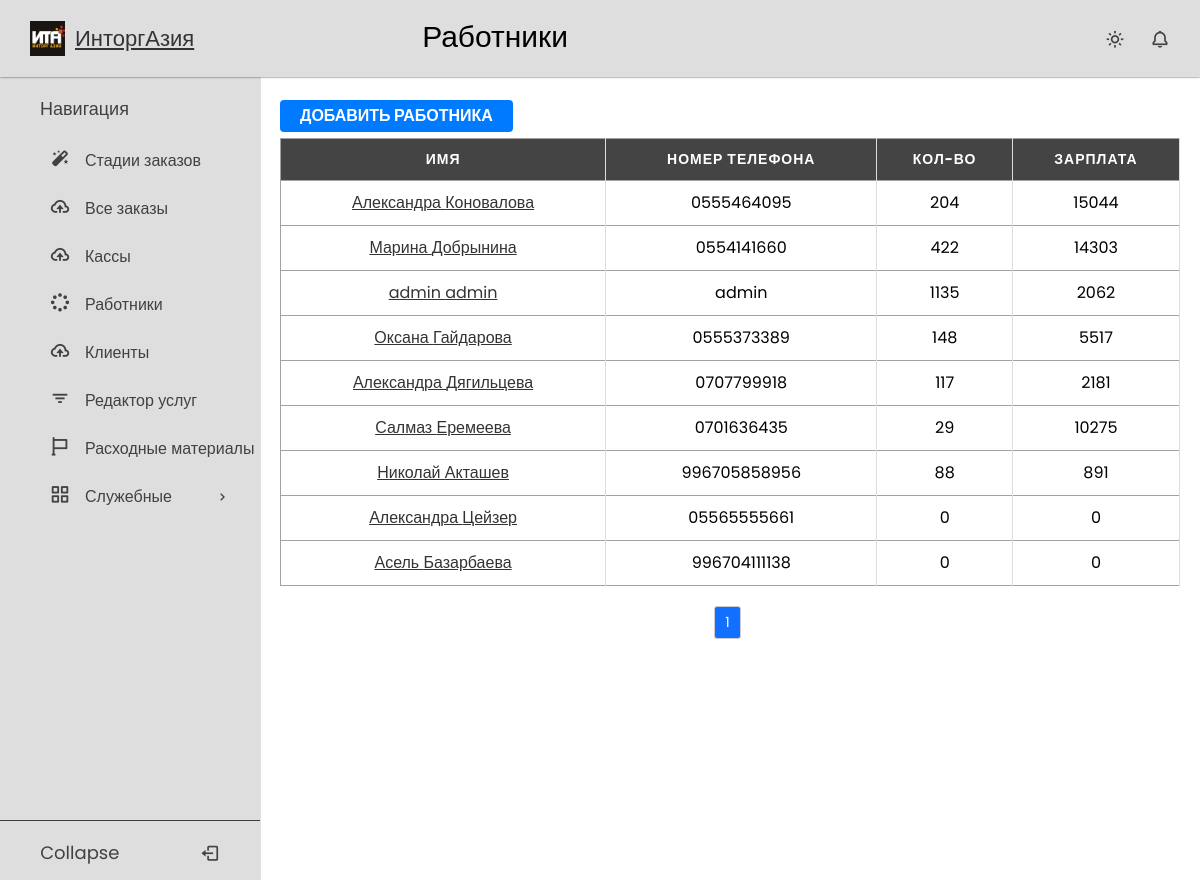
/employers/ (signed in), run on the app's committed database.
### users/models.py (models this page shows, shortened)
class User(AbstractBaseUser, PermissionsMixin):
    disabled = models.BooleanField(default=False)
    username = models.CharField(max_length=100, blank=True, null=True, unique=True, help_text='Номер телефона')
    first_name = models.CharField(max_length=254)
    last_name = models.CharField(max_length=254)
    is_staff = models.BooleanField(default=False)
    is_superuser = models.BooleanField(default=False)
    is_active = models.BooleanField(default=True)
    last_login = models.DateTimeField(null=True, blank=True)
    date_joined = models.DateTimeField(null=True, auto_now=True)
    joined_date = models.DateTimeField(default=timezone.now)
    user_type = models.CharField(max_length=20, choices=UserType.choices, default=UserType.CLIENT)
    discount = models.ForeignKey(DiscountType, on_delete=models.PROTECT, blank=True, null=True)
    money = models.IntegerField(default=0)
    profit = models.IntegerField(default=0)
    product_count = models.IntegerField(default=0, blank=True, null=True)
    referal_money = models.IntegerField(default=0, blank=True, null=True)
    referral = models.ForeignKey('self', on_delete=models.SET_NULL, blank=True, null=True)
    class Meta:
        ordering = ('disabled','-product_count')
    USERNAME_FIELD = 'username'
    REQUIRED_FIELDS = []
    objects = UserManager()
    def get_product_count(self):
        from crm_app.models import EmployerOrder
        order_services = EmployerOrder.objects.filter(user=self)
        product_count = 0
        for order_service in order_services:
            product_count += order_service.product_count
        return product_count

### crm_app/models.py (models this page shows)
class EmployerOrder(models.Model):
    order = models.ForeignKey(Order, on_delete=models.CASCADE, related_name='employer_orders')
    user = models.ForeignKey(CustomUser, on_delete=models.DO_NOTHING, related_name='employer_orders')
    date = models.DateField(blank=True, null=True)
    service_count = models.IntegerField(default=0)
    product_count = models.IntegerField(default=0)
    salary = models.IntegerField(default=0)

### crm_app/views.py (the view)
# urls.py: path('employers/', EmployerListView.as_view(), name='employer_list'),
class EmployerListView(LockedView, ListView):
    model = CustomUser
    template_name = 'crmapp/employer_list.html'
    paginate_by = 20
    ordering = 'count'
    def get_queryset(self):
        return CustomUser.objects.filter(user_type='worker')

### users/permissions.py (called while the page is built)
    def test_func(self):
        return self.request.user.user_type == UserType.WORKER

### templates/crmapp/employer_list.html
{% extends 'base.html' %}
{% load static %}
{% block css %}
    <link rel="stylesheet" href="{% static 'css/tables.css' %}">
{% endblock %}
{% block page_title %}
Работники
{% endblock %}
{% block content %}
    <a href="{% url 'register_worker' %}" class="nav_link"><button>Добавить Работника</button></a>
<table>
  <thead>
    <tr>
      <th data-label="Имя">Имя</th>
      <th data-label="Номер телефона">Номер телефона</th>
      <th data-label="Кол-во">Кол-во</th>
      <th data-label="Зарплата">Зарплата</th>
    </tr>
  </thead>
  <tbody>
    {% for employer in object_list %}
      <tr>
        <td data-label="Имя"><a href="{% url 'employer_detail' employer.id %}">{{ employer.first_name }} {{ employer.last_name }}</a></td>
        <td data-label="Номер телефона">{{ employer.username }}</td>
        <td data-label="Кол-во">{{ employer.get_product_count }}</td>
        <td data-label="Зарплата">{{ employer.money }}</td>
      </tr>
    {% endfor %}
  </tbody>
</table>
{% include 'includes/paginate.html' %}
{% endblock %}

### static/css/null.css (style rules this page uses)
*, *::before, *::after { box-sizing: border-box; }
body, h1, h2, h3, h4, p, ul[class], ol[class], li, figure, figcaption, blockquote, dl, dd { list-style-type: none; margin: 0; }
body { min-height: 100vh; scroll-behavior: smooth; text-rendering: optimizeSpeed; line-height: 1.5; }
a:not([class]) { text-decoration-skip-ink: auto; }
input, button, textarea, select { font: inherit; }

### static/css/sidebar.css (style rules this page uses)
* { margin: 0; padding: 0; box-sizing: border-box; font-family: "Poppins", sans-serif; }
:root { --white-color: #dedede; --blue-color: #1655ff; --grey-color: #424141; --grey-color-light: rgba(0, 0, 0, 0.73); }
body { background-color: #ffffff; transition: all 0.5s ease; }
body a { color: #333333; text-decoration: underline; }

### static/css/style.css (style rules this page uses)
button { margin-bottom: 6px; padding: 4px 20px; background-color: #007bff; color: #fff; border: none; border-radius: 4px; font-size: 16px; font-weight: bold; text-transform: uppercase; transition: background-color 0.3s ease; cursor: pointer; }
a { text-decoration: none; }

### static/css/tables.css (style rules this page uses)
table { border: 1px solid #ccc; width: 100%; margin:0; padding:0; border-collapse: collapse; border-spacing: 0; }
table tr { border: 1px solid #a1a1a1; padding: 5px; }
table th, table td { padding: 10px; text-align: center; border-right: 1px solid #ddd; }
table th { color: #fff; background-color: #444; text-transform: uppercase; font-size: 14px; letter-spacing: 1px; }

### data on the page
User: first_name "Александра", last_name "Коновалова", username "0555464095", get_product_count "204", money "15044"
User: first_name "Марина", last_name "Добрынина", username "0554141660", get_product_count "422", money "14303"
User: first_name "admin", last_name "admin", username "admin", get_product_count "1135", money "2062"
User: first_name "Оксана", last_name "Гайдарова", username "0555373389", get_product_count "148", money "5517"
User: first_name "Александра", last_name "Дягильцева", username "0707799918", get_product_count "117", money "2181"
User: first_name "Салмаз", last_name "Еремеева", username "0701636435", get_product_count "29", money "10275"
User: first_name "Николай", last_name "Акташев", username "996705858956", get_product_count "88", money "891"
User: first_name "Александра", last_name "Цейзер", username "05565555661", get_product_count "0", money "0"
User: first_name "Асель", last_name "Базарбаева", username "996704111138", get_product_count "0", money "0"

### other printed values
{{ page }} "1"
